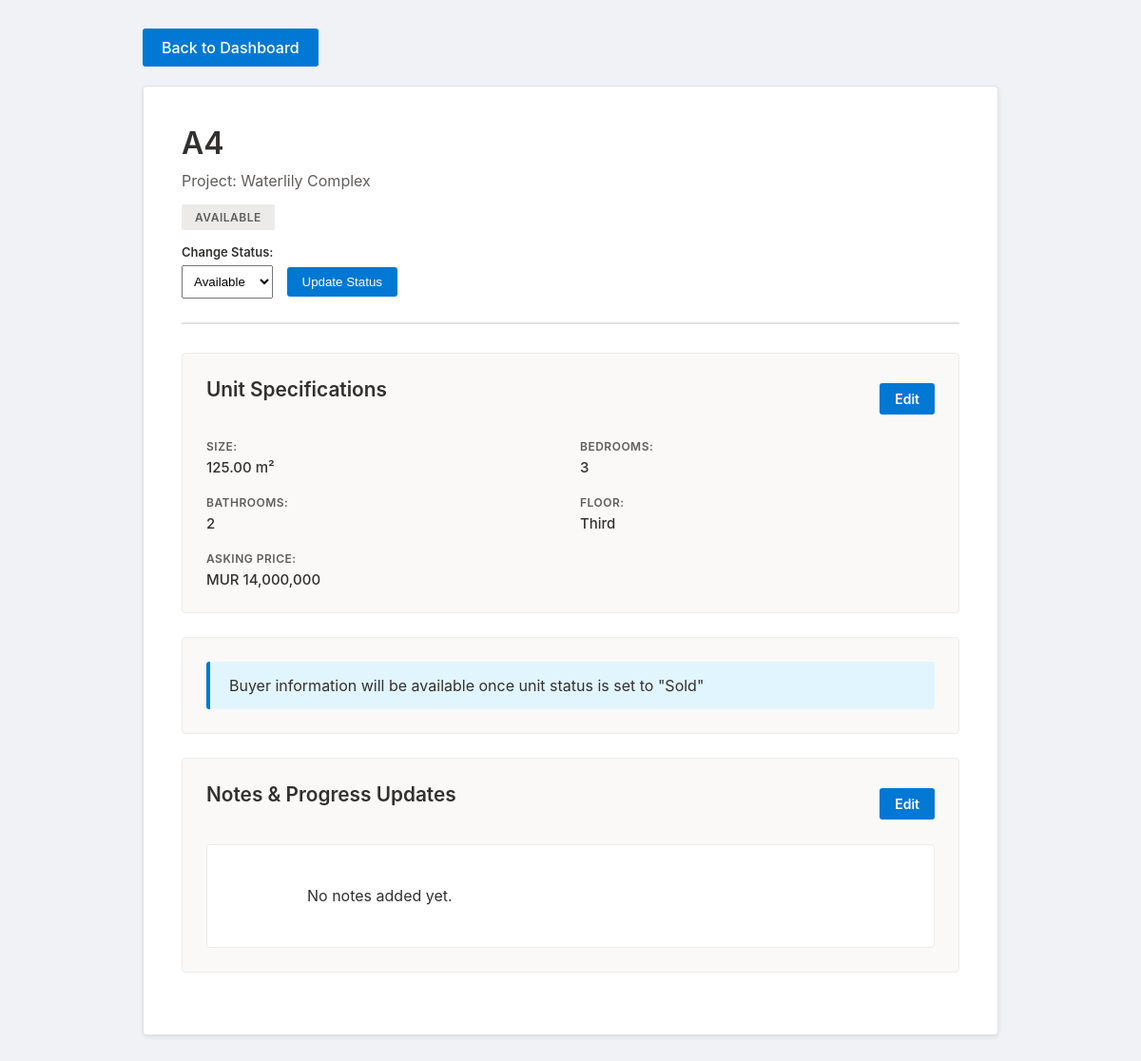
/unit/8 (signed in), run on the app's committed database.
### tables this page shows
CREATE TABLE units (
            id INTEGER PRIMARY KEY AUTOINCREMENT,
            project_id INTEGER,
            name TEXT NOT NULL,
            status TEXT NOT NULL,
            size_sqm REAL,
            bedrooms INTEGER,
            bathrooms INTEGER,
            floor_number TEXT,
            selling_price TEXT,
            buyer_name TEXT,
            buyer_phone TEXT,
            buyer_email TEXT,
            sale_price TEXT,
            notes TEXT,
            FOREIGN KEY (project_id) REFERENCES projects (id)
        );

CREATE TABLE projects (
            id INTEGER PRIMARY KEY AUTOINCREMENT,
            name TEXT NOT NULL
        );

### app.py (the view)
@app.route('/unit/<int:unit_id>')
def unit_details(unit_id):
    conn = get_db()
    unit = conn.execute('SELECT * FROM units WHERE id = ?', (unit_id,)).fetchone()
    project = conn.execute('SELECT * FROM projects WHERE id = ?', (unit['project_id'],)).fetchone()
    conn.close()
    return render_template('unit_details.html', unit=unit, project=project)

### app.py (called while the page is built)
def get_db():
    conn = sqlite3.connect('tracker.db')
    conn.row_factory = sqlite3.Row  # This lets us access columns by name
    return conn

@app.before_request
def require_login():
    allowed_routes = ['login', 'static']
    if request.endpoint not in allowed_routes and 'logged_in' not in session:
        return redirect(url_for('login'))

### templates/unit_details.html (shortened to what this page needs)
<!DOCTYPE html>
<html>
<head>
    <link rel="stylesheet" href="{{ url_for('static', filename='css/unit_details.css') }}">
</head>
<body>
    <div class="container">
        <div class="back-nav">
            <a href="/" class="back-link">Back to Dashboard</a>
        </div>
        <div class="details-card">
            <div class="header">
                <h1>{{ unit.name }}</h1>
                <p class="project-name">Project: {{ project.name }}</p>
                <span class="status-badge status-{{ unit.status|lower }}">{{ unit.status }}</span>
                <form method="POST" action="/update_status/{{ unit.id }}" style="margin-top: 15px;">
                    <label style="font-size: 13px; font-weight: 600; margin-right: 10px;">Change Status:</label>
                    <select name="new_status" style="padding: 8px; margin-right: 10px;">
                        <option value="Available" {% if unit.status == 'Available' %}selected{% endif %}>Available</option>
                    </select>
                    <button type="submit" style="padding: 8px 16px; background: #0078d4; color: white; border: none; border-radius: 3px; cursor: pointer;">Update Status</button>
                </form>
            </div>
            <div class="section">
                <div style="display: flex; justify-content: space-between; align-items: center; margin-bottom: 20px;">
                    <h2>Unit Specifications</h2>
                    {% if request.args.get('edit_specs') != 'true' %}
                    <a href="?edit_specs=true" style="background: #0078d4; color: white; padding: 8px 16px; text-decoration: none; border-radius: 3px; font-size: 14px; font-weight: 600;">Edit</a>
                    {% endif %}
                </div>
                {% if request.args.get('edit_specs') == 'true' %}
                <form method="POST" action="/update_specs/{{ unit.id }}">
                    <div style="display: grid; grid-template-columns: repeat(2, 1fr); gap: 15px;">
                        <div>
                            <label>Size (sqm)</label>
                            <input type="number" step="0.01" name="size_sqm" value="{{ unit.size_sqm or '' }}" placeholder="e.g., 85.5">
                        </div>
                        <div>
                            <label>Bedrooms</label>
                            <input type="number" name="bedrooms" value="{{ unit.bedrooms or '' }}" placeholder="e.g., 2">
                        </div>
                        <div>
                            <label>Bathrooms</label>
                            <input type="number" name="bathrooms" value="{{ unit.bathrooms or '' }}" placeholder="e.g., 1">
                        </div>
                        <div>
                            <label>Floor</label>
                            <select name="floor_number">
                                <option value="">Select floor</option>
                                <option value="Ground" {% if unit.floor_number == 'Ground' %}selected{% endif %}>Ground Floor</option>
                                <option value="First" {% if unit.floor_number == 'First' %}selected{% endif %}>First Floor</option>
                                <option value="Second" {% if unit.floor_number == 'Second' %}selected{% endif %}>Second Floor</option>
                                <option value="Third" {% if unit.floor_number == 'Third' %}selected{% endif %}>Third Floor</option>
                                <option value="Fourth" {% if unit.floor_number == 'Fourth' %}selected{% endif %}>Fourth Floor</option>
                                <option value="Fifth" {% if unit.floor_number == 'Fifth' %}selected{% endif %}>Fifth Floor</option>
                                <option value="Sixth" {% if unit.floor_number == 'Sixth' %}selected{% endif %}>Sixth Floor</option>
                                <option value="Seventh" {% if unit.floor_number == 'Seventh' %}selected{% endif %}>Seventh Floor</option>
                            </select>
                        </div>
                        <div style="grid-column: span 2;">
                            <label>Asking Price</label>
                            <input type="text" name="selling_price" value="{{ unit.selling_price or '' }}" placeholder="MUR 5,000,000">
                        </div>
                    </div>
                    <div style="margin-top: 20px; display: flex; gap: 10px;">
                        <button type="submit" class="save-btn" style="flex: 1;">Save Changes</button>
                        <a href="/unit/{{ unit.id }}" style="flex: 1; background: #8a8886; color: white; padding: 12px; text-align: center; text-decoration: none; border-radius: 3px; font-weight: 600;">Cancel</a>
                    </div>
                </form>
                {% else %}
                <div class="info-grid">
                    <div class="info-item">
                        <span class="info-label">Size:</span>
                        <span class="info-value">
                            {% if unit.size_sqm %}
                                {{ "{:,.2f}".format(unit.size_sqm) }} m²
                            {% else %}
                                Not specified
                            {% endif %}
                        </span>
                    </div>
                    <div class="info-item">
                        <span class="info-label">Bedrooms:</span>
                        <span class="info-value">{{ unit.bedrooms or 'Not specified' }}</span>
                    </div>
                    <div class="info-item">
                        <span class="info-label">Bathrooms:</span>
                        <span class="info-value">{{ unit.bathrooms or 'Not specified' }}</span>
                    </div>
                    <div class="info-item">
                        <span class="info-label">Floor:</span>
                        <span class="info-value">{{ unit.floor_number or 'Not specified' }}</span>
                    </div>
                    <div class="info-item" style="grid-column: span 2;">
                        <span class="info-label">Asking Price:</span>
                        <span class="info-value">
                            {% if unit.selling_price %}
                                MUR {{ "{:,}".format(unit.selling_price|int) if unit.selling_price.isdigit() else unit.selling_price }}
                            {% else %}
                                Not specified
                            {% endif %}
                        </span>
                    </div>
                </div>
                {% endif %}
            </div>
            {% if unit.status == 'Sold' %}
            <div class="section">
                <div style="display: flex; justify-content: space-between; align-items: center; margin-bottom: 20px;">
                    <h2>Buyer Information</h2>
                    {% if request.args.get('edit_buyer') != 'true' %}
                    <a href="?edit_buyer=true" style="background: #0078d4; color: white; padding: 8px 16px; text-decoration: none; border-radius: 3px; font-size: 14px; font-weight: 600;">Edit</a>
                    {% endif %}
                </div>
                {% if request.args.get('edit_buyer') == 'true' %}
                <form method="POST" action="/update_buyer/{{ unit.id }}">
                    <label>Buyer Name</label>
                    <input type="text" name="buyer_name" value="{{ unit.buyer_name or '' }}" placeholder="Full name of buyer">
                    <label>Phone Number</label>
                    <input type="text" name="buyer_phone" value="{{ unit.buyer_phone or '' }}" placeholder="+230 XXXX XXXX">
                    <label>Email Address</label>
                    <input type="email" name="buyer_email" value="{{ unit.buyer_email or '' }}" placeholder="buyer@example.com">
                    <label>Sale Price</label>
                    <input type="text" name="sale_price" value="{{ unit.sale_price or '' }}" placeholder="MUR 5,000,000">
                    <div style="margin-top: 20px; display: flex; gap: 10px;">
                        <button type="submit" class="save-btn" style="flex: 1;">Save Changes</button>
                        <a href="/unit/{{ unit.id }}" style="flex: 1; background: #8a8886; color: white; padding: 12px; text-align: center; text-decoration: none; border-radius: 3px; font-weight: 600;">Cancel</a>
                    </div>
                </form>
                {% else %}
                <div class="info-grid">
                    <div class="info-item">
                        <span class="info-label">Buyer Name:</span>
                        <span class="info-value">{{ unit.buyer_name or 'Not provided' }}</span>
                    </div>
                    <div class="info-item">
                        <span class="info-label">Phone:</span>
                        <span class="info-value">{{ unit.buyer_phone or 'Not provided' }}</span>
                    </div>
                    <div class="info-item">
                        <span class="info-label">Email:</span>
                        <span class="info-value">{{ unit.buyer_email or 'Not provided' }}</span>
                    </div>
                    <div class="info-item">
                        <span class="info-label">Sale Price:</span>
                        <span class="info-value">
                            {% if unit.sale_price %}
                                MUR {{ "{:,}".format(unit.sale_price|int) if unit.sale_price.isdigit() else unit.sale_price }}
                            {% else %}
                                Not provided
                            {% endif %}
                        </span>
                    </div>
                </div>
                {% endif %}
            </div>
            {% else %}
            <div class="section">
                <div class="info-message">
                    Buyer information will be available once unit status is set to "Sold"
                </div>
            </div>
            {% endif %}
            <div class="section">
                <div style="display: flex; justify-content: space-between; align-items: center; margin-bottom: 20px;">
                    <h2>Notes & Progress Updates</h2>
                    {% if request.args.get('edit_notes') != 'true' %}
                    <a href="?edit_notes=true" style="background: #0078d4; color: white; padding: 8px 16px; text-decoration: none; border-radius: 3px; font-size: 14px; font-weight: 600;">Edit</a>
                    {% endif %}
                </div>
                {% if request.args.get('edit_notes') == 'true' %}
                <form method="POST" action="/update_notes/{{ unit.id }}">
                    <label>Comments, Updates, or Additional Information</label>
                    <textarea name="notes" placeholder="Add notes about progress, issues, documents received, payments, etc.">{{ unit.notes or '' }}</textarea>
                    <div style="margin-top: 20px; display: flex; gap: 10px;">
                        <button type="submit" class="save-btn" style="flex: 1;">Save Changes</button>
                        <a href="/unit/{{ unit.id }}" style="flex: 1; background: #8a8886; color: white; padding: 12px; text-align: center; text-decoration: none; border-radius: 3px; font-weight: 600;">Cancel</a>
                    </div>
                </form>
                {% else %}
                <div class="notes-display">
                    {{ unit.notes or 'No notes added yet.' }}
                </div>
                {% endif %}
            </div>
        </div>
    </div>
</body>
</html>

### static/css/unit_details.css (style rules this page uses)
* { margin: 0; padding: 0; box-sizing: border-box; }
body { font-family: -apple-system, BlinkMacSystemFont, 'Segoe UI', 'Roboto', 'Helvetica Neue', Arial, sans-serif; background: #f0f2f5; color: #333; padding: 30px 20px; }
.container { max-width: 900px; margin: 0 auto; }
.back-nav { margin-bottom: 20px; }
.back-link { background: #0078d4; color: white; padding: 10px 20px; text-decoration: none; border-radius: 3px; font-weight: 500; display: inline-block; }
.details-card { background: #ffffff; padding: 40px; border: 1px solid #e1e1e1; border-radius: 4px; box-shadow: 0 2px 4px rgba(0,0,0,0.08); }
.header { padding-bottom: 25px; border-bottom: 2px solid #e1e1e1; margin-bottom: 30px; }
.header h1 { color: #323130; font-size: 2em; margin-bottom: 10px; font-weight: 600; }
.project-name { color: #605e5c; font-size: 1em; margin-bottom: 15px; }
.status-badge { display: inline-block; padding: 6px 14px; border-radius: 2px; font-weight: 600; font-size: 12px; text-transform: uppercase; letter-spacing: 0.5px; }
.status-available { background: #edebe9; color: #605e5c; }
.section { background: #faf9f8; padding: 25px; border-radius: 4px; margin-bottom: 25px; border: 1px solid #edebe9; }
.section h2 { color: #323130; margin-bottom: 20px; font-size: 1.3em; font-weight: 600; }
label { display: block; font-weight: 600; color: #323130; margin: 15px 0 6px 0; font-size: 14px; }
.info-message { background: #e1f5fe; border-left: 4px solid #0078d4; padding: 15px 20px; border-radius: 3px; color: #323130; }
.info-grid { display: grid; grid-template-columns: repeat(2, 1fr); gap: 20px; }
.info-item { display: flex; flex-direction: column; gap: 5px; }
.info-label { font-size: 12px; font-weight: 600; color: #605e5c; text-transform: uppercase; letter-spacing: 0.5px; }
.info-value { font-size: 15px; color: #323130; font-weight: 500; }
.notes-display { background: white; padding: 15px; border-radius: 4px; border: 1px solid #edebe9; min-height: 100px; white-space: pre-wrap; color: #323130; line-height: 1.6; }

### data on the page
units: name "A4", status "AVAILABLE", new_status "Available", size_sqm "125.00", bedrooms "3", bathrooms "2", floor_number "Third", selling_price "14,000,000"
projects: name "Waterlily Complex"

### other printed values
{{ unit.notes or 'No notes added yet.' }} "No notes added yet."
